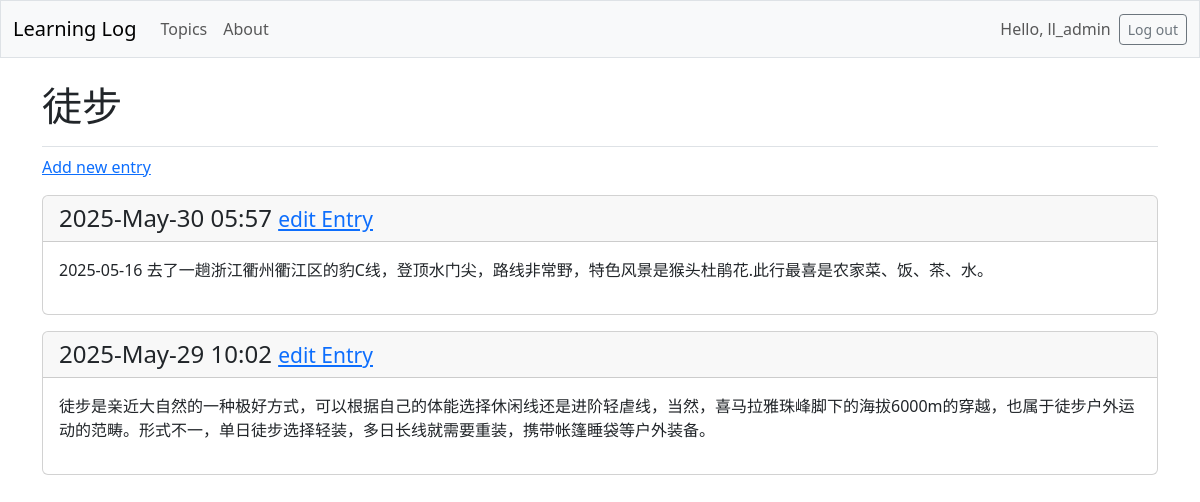
/topics/3 (signed in), run on the app's committed database.
### learning_logs/models.py (models this page shows, shortened)
class Topic(models.Model):
    text = models.CharField(max_length=200)
    date_added = models.DateTimeField(auto_now_add=True)
    owner = models.ForeignKey(User, on_delete=models.CASCADE,
                              default=1  # 默认关联 User.id = 1
                              )

class Entry(models.Model):
    topic = models.ForeignKey(Topic, on_delete=models.CASCADE)
    text = models.TextField()
    date_added = models.DateTimeField(auto_now_add=True)
    class Meta:
        verbose_name_plural = 'entries'

### learning_logs/views.py (the view)
# urls.py: path('topics/<int:topic_id>', views.topic, name='topic'),
@login_required
def topic(request, topic_id):
    topic = Topic.objects.get(id=topic_id)
    '''确认该topic属于当前用户'''
    if topic.owner != request.user:
        raise Http404
    entries = topic.entry_set.order_by('-date_added')
    context = {'topic':topic, 'entries':entries}
    return render(request, 'learning_logs/topic.html', context)

### learning_logs/templates/learning_logs/topic.html
{% extends 'learning_logs/base_bs.html' %}
{% block page_header%}
<h1>{{topic.text}}</h1>
{% endblock page_header%}
{% block content %}
    <p>
        <a href="{% url 'learning_logs:new_entry' topic.id %}">Add new entry</a>
    </p>
    {%for entry in entries%}
        <div class="card mb-3">
            <h4 class="card-header">
                {{entry.date_added|date:'Y-M-d H:i'}}
                <small>
                    <a href="{%url 'learning_logs:edit_entry' entry.id%}">edit Entry</a>
                </small>
            </h4>
            <div class="card-body">{{entry.text|linebreaks}}</div>
        </div>
    {%empty%}
        <p>There are no entries for this topic yet.</p>
    {%endfor%}
{% endblock content %}

### learning_logs/templates/learning_logs/base_bs.html (shortened to what this page needs)
<!DOCTYPE html>
<html lang="en">
    <head>
        {% load django_bootstrap5 %}
        {% bootstrap_css %}
    </head>
    <body>
        <nav class="navbar navbar-expand-md navbar-light bg-light mb-4 border">
            <div class="container-fluid">
                <a class="navbar-brand" href="{% url 'learning_logs:index' %}">Learning Log</a>
                <div class="collapse navbar-collapse" id="navbarCollapse">
                    <ul class="navbar-nav me-auto mb-2 mb-md-0 ">
                        <li class="nav-item">
                            <a class="nav-link" href="{% url 'learning_logs:topics' %}">Topics</a>
                        </li>
                        <li class="nav-item">
                            <a class="nav-link" href="{%url 'learning_logs:about'%}">About</a>
                        </li>
                    </ul>
                    <ul class="navbar-nav ms-auto mb-2 mb-md-0">
                        {% if user.is_authenticated %}
                        <li class="nav-item">
                            <span class="navbar-text me-2">Hello, {{user.username}}</span>
                        </li>
                        {% endif %}
                    </ul>
                    {% if user.is_authenticated%}
                    <form action="{% url 'accounts:logout'%} ", method="post">
                        <button name="submit" class="btn btn-outline-secondary btn-sm">Log out</button>
                    </form>
                    {%endif%}
                </div>
            </div>
        </nav>
        <main class="container">
            <div class="pb-2 mb-2 border-bottom">
                {% block page_header %}{% endblock page_header%}
            </div>
            <div>
                {%block content%}{%endblock content%}
            </div>
        </main>
    </body>
</html>

### data on the page
Topic: text "徒步"
Entry: date_added "2025-May-30 05:57", text "2025-05-16 去了一趟浙江衢州衢江区的豹C线，登顶水门尖，路线非常野，特色风景是猴头杜鹃花.此行最喜是农家菜、饭、茶、水。"
Entry: date_added "2025-May-29 10:02", text "徒步是亲近大自然的一种极好方式，可以根据自己的体能选择休闲线还是进阶轻虐线，当然，喜马拉雅珠峰脚下的海拔6000m的穿越，也属于徒步户外运动的范畴。形式不一，单日徒步选择轻装，多日长线就需要重装，携带帐篷睡袋等户外装备。"

### other printed values
{{ user.username }} "ll_admin"
